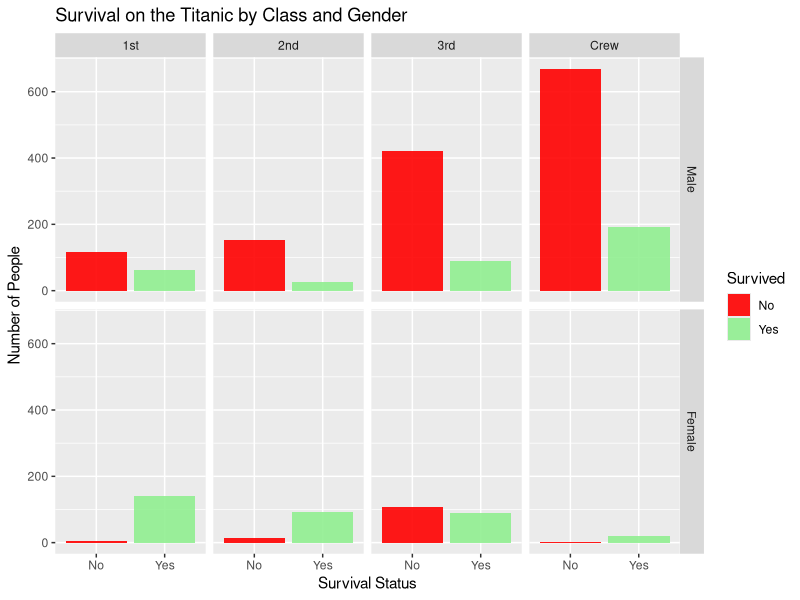

This figure's R source:
## ---- chunk 1
library(ggplot2)
library(dplyr)

data("Titanic")
titanic <- as.data.frame(Titanic)
## ---- chunk 2
ggplot(titanic, aes(x = Survived, y = Freq, fill = Survived)) +
  geom_col(alpha = 0.9) +
  facet_grid(Sex ~ Class) +
  scale_fill_manual(values = c("No" = "red", "Yes" = "lightgreen")) +
  labs(
    title = "Survival on the Titanic by Class and Gender",
    x = "Survival Status",
    y = "Number of People"
  )
